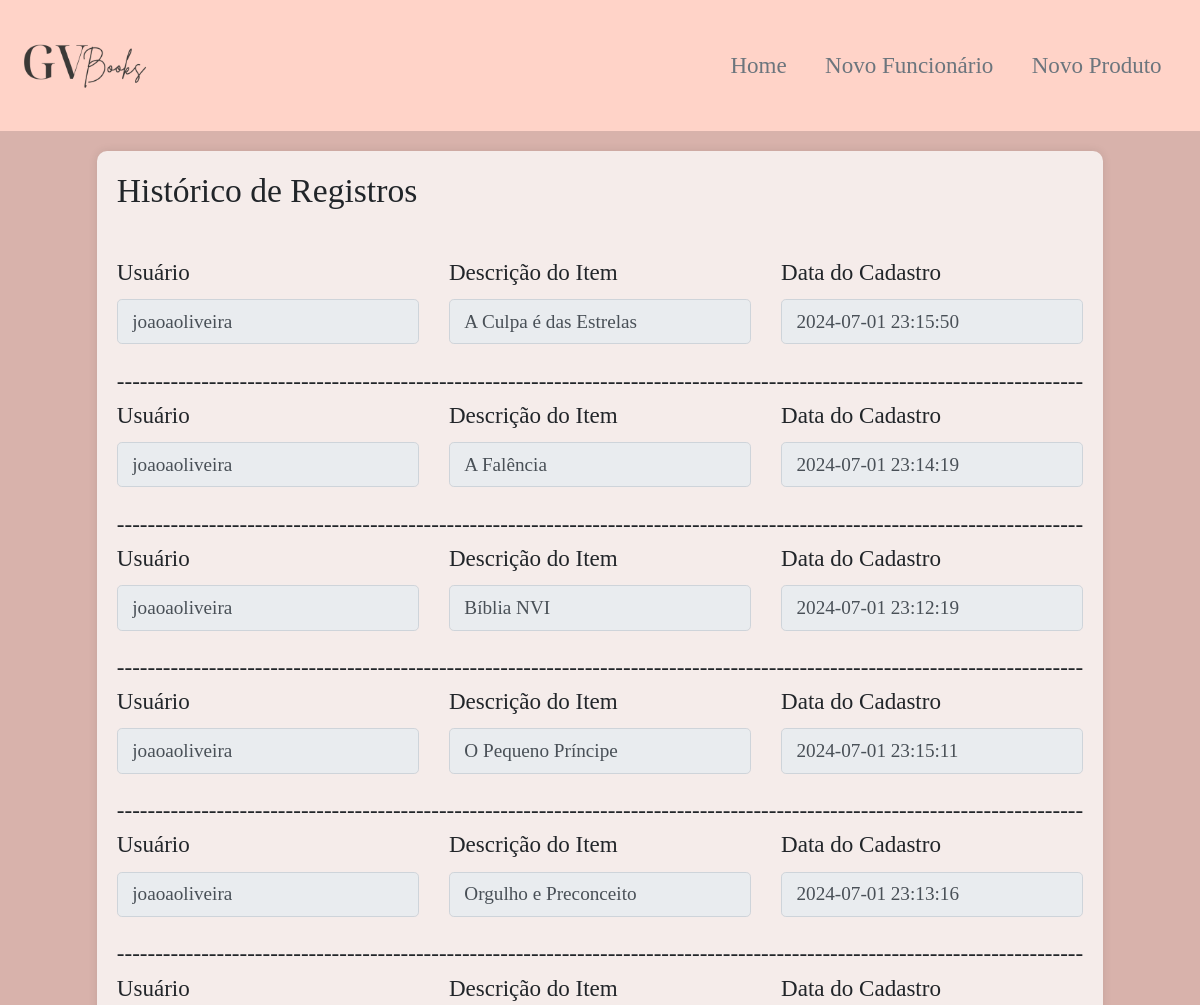
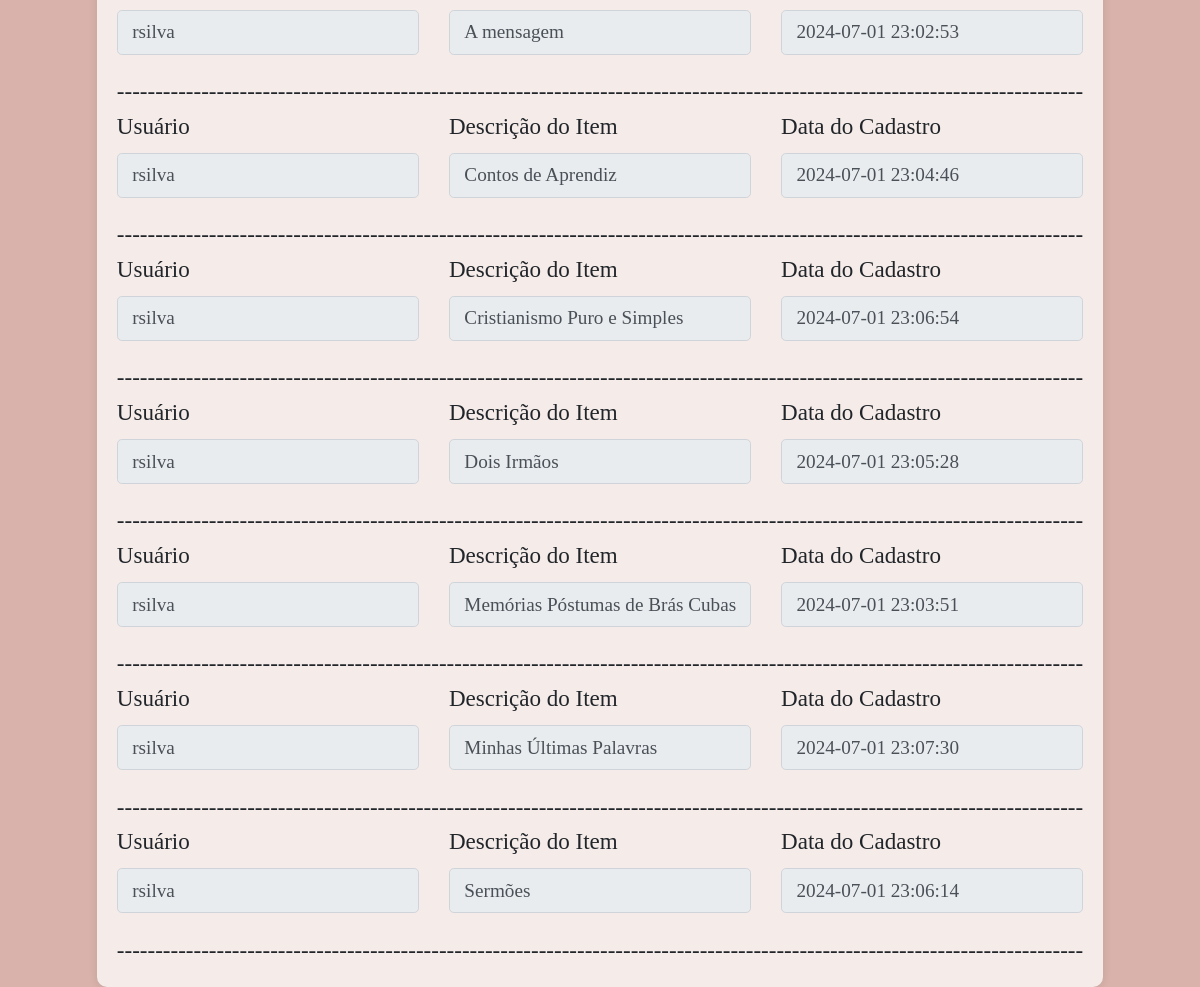
The page /model/listacadastro.php (signed in) on the database its author committed (2 pictures, top to bottom).
### tables this page shows
CREATE TABLE `cadastro` (
  `usuario_cad` varchar(100) NOT NULL,
  `nomeprod_cad` varchar(100) NOT NULL,
  `data_cad` timestamp NOT NULL DEFAULT current_timestamp()
);

### factory/conexao.php (called while the page is built)
<?php
class Caminho{
        public static $usuario = "root";
        public static $senha = "";
        public static $connect = null;
        private static function Conectar(){
            try {
                self::$connect = new PDO('mysql:
                host=localhost;
                dbname=gvbooks;',
                self::$usuario,self::$senha);
            } catch (Exception $ex) {
                echo 'Mensagem: ' .$ex->getMessage();
                die;
            }
            return self::$connect;
        }
        public function getConn(){
            return self::Conectar();
        }
    }
?>

### model/listacadastro.php (the view, shortened to what this page needs)
<!DOCTYPE html>
<html lang="pt-br">
<head>
    <link rel="stylesheet" href="https://stackpath.bootstrapcdn.com/bootstrap/4.1.3/css/bootstrap.min.css">
    <link rel="stylesheet" type="text/css" href="../estilo/css.css">
</head>
<body>
    <nav class="navbar">
            <div>
                <a class="navbar-brand" href="../index.php">
                <img src="../imagens/GV.png" alt="Logo" width="35%">
                </a>
            </div>
            <div>
            <ul class="nav justify-content-end">
                <li class="nav-item">
                    <a class="nav-link active text-secondary" aria-current="page" href="../view/menuadm.php">Home</a>
                </li>
                <li class="nav-item">
                    <a class="nav-link text-secondary" href="../view/cadastrofunc.php">Novo Funcionário</a>
                </li>
                <li class="nav-item">
                    <a class="nav-link text-secondary" href="../view/cadastroprod.php">Novo Produto</a>
                </li>
                </ul>
            </div>
    </nav>
    <?php
        include_once "../factory/conexao.php";
        $conn = new Caminho;
        $consulta = "SELECT * FROM cadastro";
        $stm = $conn->getConn()->query($consulta);
        $cadastro = $stm->fetchAll();
    ?>
    <div>
    <div class="container-fluid d-flex justify-content-center align-items-center full-height">
        <div class="bg-custom">
            <h3>Histórico de Registros</h3>
            <br>
            <?php foreach ($cadastro as $linha): ?>
                <form class="row g-3 mb-3">
                    <div class="col-md-4">
                        <label for="inputUsuario" class="form-label">Usuário</label>
                        <input type="text" class="form-control" id="inputUsuario" value="<?php echo htmlspecialchars($linha['usuario_cad']); ?>" disabled readonly>
                    </div>
                    <div class="col-md-4">
                        <label for="inputDesc" class="form-label">Descrição do Item</label>
                        <input type="text" class="form-control" id="inputDesc" value="<?php echo htmlspecialchars($linha['nomeprod_cad']); ?>" disabled readonly>
                    </div>
                    <div class="col-md-4">
                        <label for="datacad" class="form-label">Data do Cadastro</label>
                        <input type="text" class="form-control" id="datacad" name="datacad" value="<?php echo htmlspecialchars($linha['data_cad']); ?>" disabled readonly>
                    </div>
                </form>
                <?php echo '------------------------------------------------------------------------------------------------------------------------------<br>'; ?>
            <?php endforeach; ?>
        </div>
    </div>
    </div>
</body>
</html>

### estilo/css.css (style rules this page uses)
html, body { height: 100%; background-color: #d8b2ab; font-family: "Playfair Display", serif; font-size: larger; }
.full-height { min-height: 100vh; }
.bg-custom { background-color: #f5ecea; padding: 20px; border-radius: 10px; box-shadow: 0 0 10px rgba(0, 0, 0, 0.1); margin-top: 20px; }
.navbar { background-color: #ffd3c8; }

### rows shown on the page
cadastro: usuario_cad "joaoaoliveira", nomeprod_cad "A Culpa é das Estrelas", datacad "2024-07-01 23:15:50"
cadastro: usuario_cad "joaoaoliveira", nomeprod_cad "A Falência", datacad "2024-07-01 23:14:19"
cadastro: usuario_cad "joaoaoliveira", nomeprod_cad "Bíblia NVI", datacad "2024-07-01 23:12:19"
cadastro: usuario_cad "joaoaoliveira", nomeprod_cad "O Pequeno Príncipe", datacad "2024-07-01 23:15:11"
cadastro: usuario_cad "joaoaoliveira", nomeprod_cad "Orgulho e Preconceito", datacad "2024-07-01 23:13:16"
cadastro: usuario_cad "rsilva", nomeprod_cad "A mensagem", datacad "2024-07-01 23:02:53"
cadastro: usuario_cad "rsilva", nomeprod_cad "Contos de Aprendiz", datacad "2024-07-01 23:04:46"
cadastro: usuario_cad "rsilva", nomeprod_cad "Cristianismo Puro e Simples", datacad "2024-07-01 23:06:54"
cadastro: usuario_cad "rsilva", nomeprod_cad "Dois Irmãos", datacad "2024-07-01 23:05:28"
cadastro: usuario_cad "rsilva", nomeprod_cad "Memórias Póstumas de Brás Cubas", datacad "2024-07-01 23:03:51"
cadastro: usuario_cad "rsilva", nomeprod_cad "Minhas Últimas Palavras", datacad "2024-07-01 23:07:30"
cadastro: usuario_cad "rsilva", nomeprod_cad "Sermões", datacad "2024-07-01 23:06:14"
